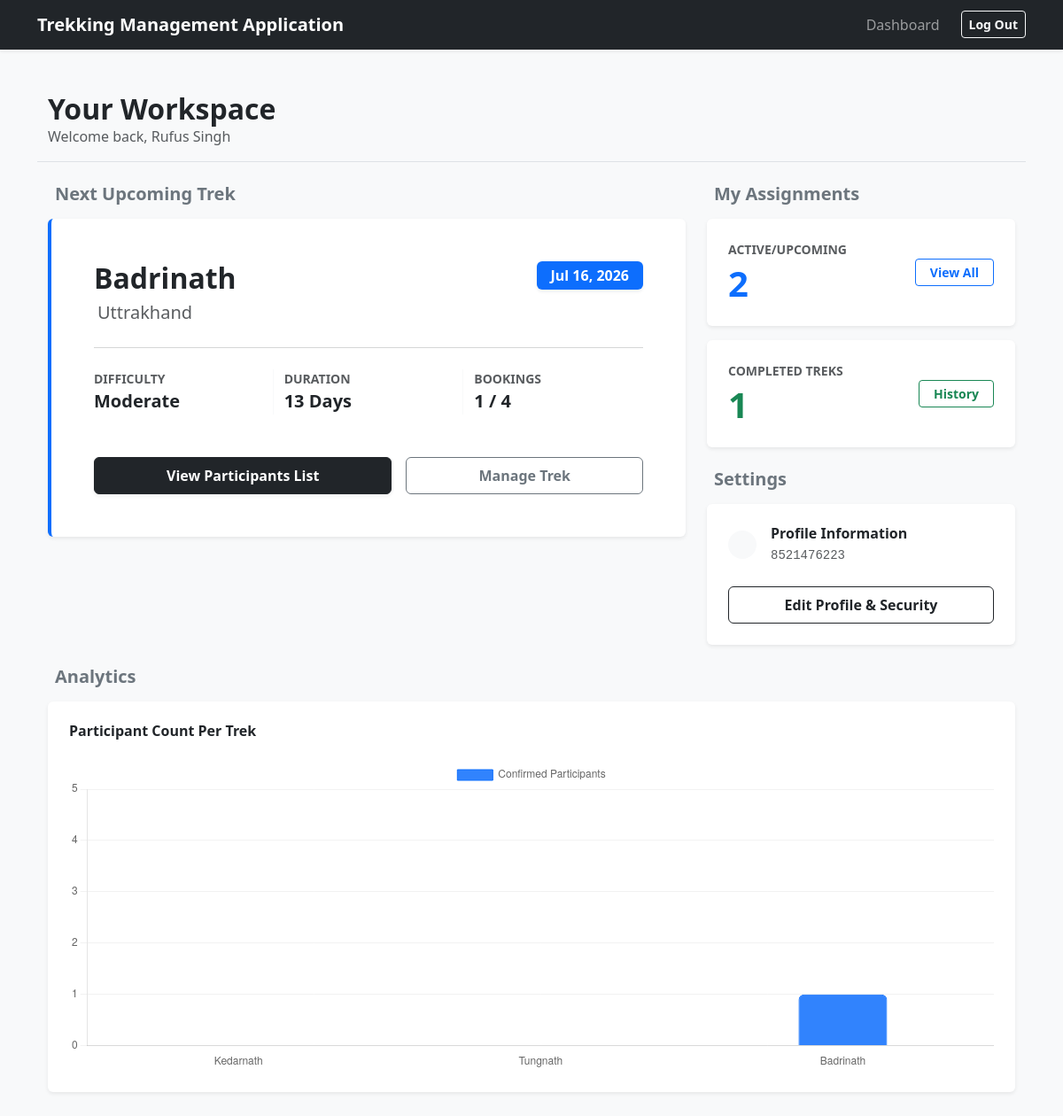
Screenshot of /staff/dashboard (signed in) with the database file from the repository.
### app/models.py (models this page shows)
class User(db.Model):
    __tablename__ = "users"
    id = db.Column(db.Integer, primary_key=True)
    username = db.Column(db.String(80), unique=True, nullable=False)
    email_id = db.Column(db.String(120), nullable=False)
    password_hash = db.Column(db.String(256), unique=True, nullable=False)
    name = db.Column(db.String(80), nullable=False)
    role = db.Column(db.String(20), nullable=False)
    is_blacklisted = db.Column(db.Boolean, default=False)
    staff_profile = db.relationship('StaffProfile', backref='user', uselist=False, cascade='all, delete-orphan') # userlist =False strictly enforces a 1-to-1 relatiosnhip b/w users and staff_profiles table
    bookings = db.relationship('Booking', backref='trekker', lazy=True) # lazy=True Parameter is used tell SQLAlchemy that until i specifically state a python code like user.bookings do not run SQL Query

class Trek(db.Model):
    __tablename__ = "treks"
    id = db.Column(db.Integer, primary_key=True)
    trek_name = db.Column(db.String(200), nullable=False)
    assigned_staff_id = db.Column(db.Integer, db.ForeignKey('users.id'), nullable=False)
    location = db.Column(db.String(100), nullable=False)
    difficulty = db.Column(db.String(50), nullable=False)
    duration = db.Column(db.Integer, nullable=False)
    available_slots = db.Column(db.Integer, nullable=False)
    status = db.Column(db.String(30), nullable=False)
    start_date = db.Column(db.DateTime, nullable=False)
    end_date = db.Column(db.DateTime, nullable=False)
    bookings = db.relationship('Booking', backref='trek', lazy=True, cascade='all, delete-orphan')
    assigned_staff = db.relationship('User', foreign_keys=[assigned_staff_id])

class StaffProfile(db.Model):
    __tablename__ = "staff_profiles"
    id = db.Column(db.Integer, primary_key=True)
    user_id = db.Column(db.Integer, db.ForeignKey('users.id'), unique=True, nullable=False)
    contact_number = db.Column(db.String(15), unique=True, nullable=False)
    status = db.Column(db.String(20), nullable=False)

### app/routes/staff.py (the view)
@staff_bp.route('/dashboard')
def staff_dashboard():
    staff_id = session['user_id']
    staff_user = models.User.query.get(staff_id)
    active_treks_count = models.Trek.query.filter(models.Trek.assigned_staff_id == staff_id,
                                                  models.Trek.status.in_(['Upcoming', 'Active'])).count()
    completed_treks_count = models.Trek.query.filter(models.Trek.assigned_staff_id == staff_id,
                                                     models.Trek.status == 'Completed').count()
    next_trek = models.Trek.query.filter(models.Trek.assigned_staff_id == staff_id,
                                         models.Trek.status == 'Upcoming').order_by(models.Trek.start_date.asc()).first()
    all_assigned_treks = models.Trek.query.filter_by(assigned_staff_id=staff_id).all()
    trek_names = [trek.trek_name for trek in all_assigned_treks]
    participant_counts = [len([b for b in trek.bookings if b.booking_status != 'Cancelled']) for trek in all_assigned_treks]
    return render_template('/staff/dashboard/dashboard.html',
                           staff_user=staff_user,
                           active_count=active_treks_count,
                           completed_count=completed_treks_count,
                           next_trek=next_trek,
                           trek_names=trek_names,
                           participant_counts=participant_counts)

### app/routes/staff.py (called while the page is built)
@staff_bp.before_request
def staff_hold():
    if 'user_id' not in session or session.get('role') != 'Staff':
        flash("Unauthorized Access, relogin", "danger")
        return redirect(url_for('auth.login'))
    current_staff_user = models.User.query.get(session['user_id']) # Searches using Primary ID helps with performance boost
    if current_staff_user.staff_profile.status == "Pending_Active":
        allowed_endpoints = ['staff.update_profile', 'auth.logout']
        if request.endpoint not in allowed_endpoints:
            flash("You must finalize your profile first", "warning")
            return redirect(url_for('staff.update_profile'))

### app/templates/staff/dashboard/dashboard.html (shortened to what this page needs)
{% extends "base.html" %}
{% block content %}
<div class="container mt-4 mb-5">
    <div class="row mb-4">
        <div class="col-12 border-bottom pb-3">
            <h2 class="fw-bold mb-0 text-dark">Your Workspace</h2>
            <p class="text-muted mb-0">Welcome back, {{ staff_user.name }}</p>
        </div>
    </div>
    <div class="row mb-4">
        <div class="col-lg-8 mb-4 mb-lg-0">
            <h5 class="fw-bold text-secondary mb-3">Next Upcoming Trek</h5>
            {% if next_trek %}
            <div class="card shadow-sm border-0 border-start border-primary border-4 bg-white">
                <div class="card-body p-4 p-md-5">
                    <div class="d-flex justify-content-between align-items-start mb-4">
                        <div>
                            <h2 class="fw-bold mb-1 text-dark">{{ next_trek.trek_name }}</h2>
                            <p class="text-muted mb-0 fs-5">{{ next_trek.location }}</p>
                        </div>
                        <span class="badge bg-primary text-white px-3 py-2 fs-6 shadow-sm">{{ next_trek.start_date.strftime('%b %d, %Y') }}</span>
                    </div>
                    <hr class="text-muted opacity-25 mb-4">
                    <div class="row mb-5 text-center text-md-start">
                        <div class="col-sm-4 mb-3 mb-sm-0 border-end border-light">
                            <small class="text-muted d-block fw-bold text-uppercase tracking-wide">Difficulty</small>
                            <span class="fs-5 fw-semibold text-dark">{{ next_trek.difficulty }}</span>
                        </div>
                        <div class="col-sm-4 mb-3 mb-sm-0 border-end border-light">
                            <small class="text-muted d-block fw-bold text-uppercase tracking-wide">Duration</small>
                            <span class="fs-5 fw-semibold text-dark">{{ next_trek.duration }} Days</span>
                        </div>
                        <div class="col-sm-4">
                            <small class="text-muted d-block fw-bold text-uppercase tracking-wide">Bookings</small>
                            <span class="fs-5 fw-semibold text-dark">{{ next_trek.bookings | length }} / {{ next_trek.available_slots + (next_trek.bookings | length) }}</span>
                        </div>
                    </div>
                    <div class="d-flex flex-column flex-sm-row gap-3 mt-auto">
                        <a href="{{ url_for('staff.manage_participants', trek_id=next_trek.id) }}" class="btn btn-dark fw-bold px-4 py-2 flex-grow-1 shadow-sm">View Participants List</a>
                        <a href="{{ url_for('staff.manage_treks', trek_id=next_trek.id) }}" class="btn btn-outline-secondary fw-bold px-4 py-2 flex-grow-1">Manage Trek</a>
                    </div>
                </div>
            </div>
            {% endif %}
        </div>
        <div class="col-lg-4">
            <h5 class="fw-bold text-secondary mb-3">My Assignments</h5>
            <div class="card shadow-sm border-0 mb-3 bg-white hover-shadow transition-all">
                <div class="card-body p-4 d-flex justify-content-between align-items-center">
                    <div>
                        <p class="text-muted fw-bold text-uppercase small mb-1">Active/Upcoming</p>
                        <h2 class="display-6 fw-bold text-primary mb-0">{{ active_count }}</h2>
                    </div>
                    <a href="{{ url_for('staff.assigned_treks') }}" class="btn btn-sm btn-outline-primary fw-bold px-3">View All</a>
                </div>
            </div>
            <div class="card shadow-sm border-0 mb-4 bg-white hover-shadow transition-all">
                <div class="card-body p-4 d-flex justify-content-between align-items-center">
                    <div>
                        <p class="text-muted fw-bold text-uppercase small mb-1">Completed Treks</p>
                        <h2 class="display-6 fw-bold text-success mb-0">{{ completed_count }}</h2>
                    </div>
                    <a href="{{ url_for('staff.trek_history') }}" class="btn btn-sm btn-outline-success fw-bold px-3">History</a>
                </div>
            </div>
            <h5 class="fw-bold text-secondary mb-3">Settings</h5>
            <div class="card shadow-sm border-0 bg-white">
                <div class="card-body p-4">
                    <div class="d-flex align-items-center mb-4">
                        <div class="bg-light rounded-circle p-3 me-3">
                        </div>
                        <div>
                            <h6 class="fw-bold text-dark mb-0">Profile Information</h6>
                            <small class="text-muted font-monospace">{{ staff_user.staff_profile.contact_number }}</small>
                        </div>
                    </div>
                    <a href="{{ url_for('staff.update_profile') }}" class="btn btn-outline-dark w-100 fw-bold py-2">Edit Profile & Security</a>
                </div>
            </div>
        </div>
    </div>
    <div class="row mt-2">
        <div class="col-12">
            <h5 class="fw-bold text-secondary mb-3">Analytics</h5>
            <div class="card shadow-sm border-0 bg-white">
                <div class="card-body p-4">
                    <h6 class="fw-bold text-dark mb-4">Participant Count Per Trek</h6>
                    <div style="position: relative; height: 350px; width: 100%;">
                        <canvas id="staffChart"></canvas>
                    </div>
                </div>
            </div>
        </div>
    </div>
</div>
<script>
    document.addEventListener("DOMContentLoaded", function() {
        const trekNames = {{ trek_names | default([]) | tojson | safe }};
        const participantCounts = {{ participant_counts | default([]) | tojson | safe }};
        const staffCtx = document.getElementById('staffChart').getContext('2d');
        new Chart(staffCtx, {
            type: 'bar',
            data: {
                labels: trekNames,
                datasets: [{
                    label: 'Confirmed Participants',
                    data: participantCounts,
                    backgroundColor: 'rgba(13, 110, 253, 0.85)',
                    borderColor: 'rgba(13, 110, 253, 1)',
                    borderWidth: 1,
                    borderRadius: 6,
                    barPercentage: 0.5,
                    maxBarThickness: 100
                }]
            },
            options: {
                responsive: true,
                maintainAspectRatio: false,
                plugins: {
                    legend: {
                        display: true,
                        position: 'top',
                    },
                    tooltip: {
                        padding: 12,
                        cornerRadius: 8
                    }
                },
                scales: {
                    y: {
                        beginAtZero: true,
                        suggestedMax: 5,
                        ticks: {
                            stepSize: 1,
                            precision: 0
                        },
                        grid: {
                            color: 'rgba(0, 0, 0, 0.05)'
                        }
                    },
                    x: {
                        grid: {
                            display: false
                        }
                    }
                }
            }
        });
    });
</script>
{% endblock %}

### rows the page displays
User: name "Rufus Singh"
Trek: trek_name "Badrinath", location "Uttrakhand", start_date "Jul 16, 2026", difficulty "Moderate", duration "13"
StaffProfile: staff_profile.contact_number "8521476223"

### other values shown
{{ next_trek.bookings | length }} "1"
{{ next_trek.available_slots + (next_trek.bookings | length) }} "4"
{{ active_count }} "2"
{{ completed_count }} "1"
chart data {{ trek_names | default([]) | tojson | safe }} ["Kedarnath", "Tungnath", "Badrinath"]
chart data {{ participant_counts | default([]) | tojson | safe }} [0, 0, 1]
